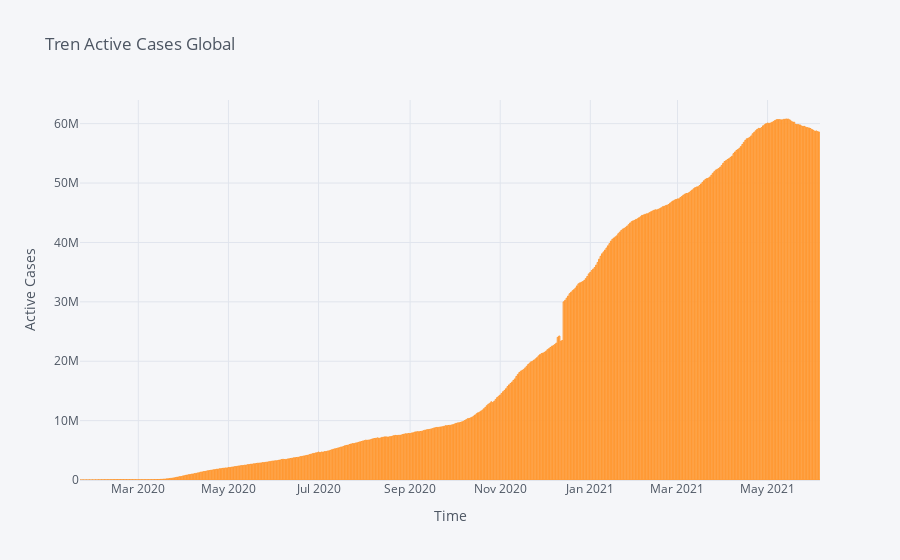

This figure's notebook cell:
### Markdown cell above
### **Trend Active Cases**

### Code cell
dataGroup.iplot(kind = "bar", y = "Active", title = "Tren Active Cases Global",xTitle = "Time", yTitle = 'Active Cases')

### Figure 1 — Plotly figure (JSON) as saved in the notebook; plotly's stock layout.template omitted (floating-point values rounded to 4 significant figures; data arrays with more than 128 entries replaced by an {"elided": "..."} marker saying what was removed)
{"data": [{"marker": {"color": "rgba(255, 153, 51, 0.6)", "line": {"color": "rgba(255, 153, 51, 1.0)", "width": 1}}, "name": "Active", "orientation": "v", "text": "", "type": "bar", "x": {"elided": "501 str values"}, "y": {"elided": "501 int values"}}], "layout": {"legend": {"bgcolor": "#F5F6F9", "font": {"color": "#4D5663"}}, "paper_bgcolor": "#F5F6F9", "plot_bgcolor": "#F5F6F9", "title": {"font": {"color": "#4D5663"}, "text": "Tren Active Cases Global"}, "xaxis": {"gridcolor": "#E1E5ED", "showgrid": true, "tickfont": {"color": "#4D5663"}, "title": {"font": {"color": "#4D5663"}, "text": "Time"}, "zerolinecolor": "#E1E5ED"}, "yaxis": {"gridcolor": "#E1E5ED", "showgrid": true, "tickfont": {"color": "#4D5663"}, "title": {"font": {"color": "#4D5663"}, "text": "Active Cases"}, "zerolinecolor": "#E1E5ED"}}}
